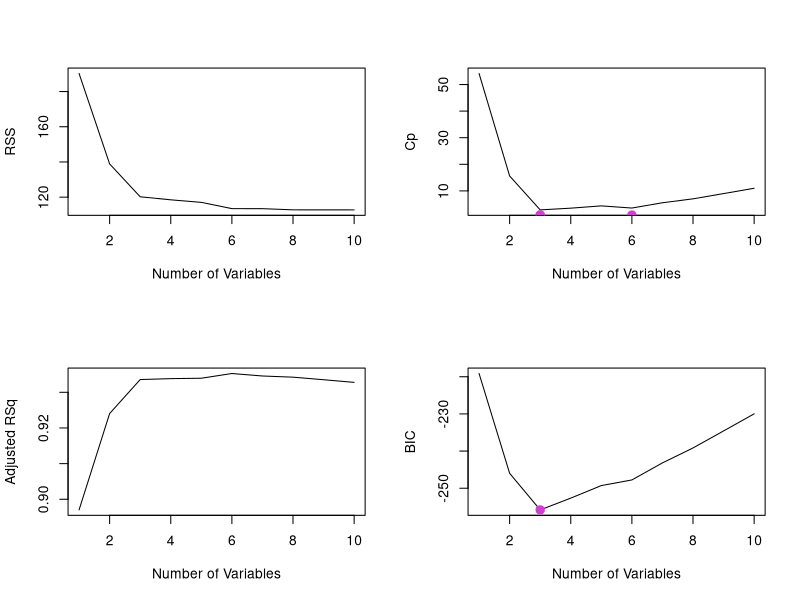

Recreate this plot in R. (Note: this script raises an error after producing the figure.)
#mmmmmmmmmmmmmmmmmmmmmmmmmmmmmmmmmmmmmmmmmmmmmmmmmmm
#oooooooooooooooooo Problem B2 ooooooooooooooooooooo
#oooooooooo ISL Section 6.6 Exercise 8 ooooooooooooo
#mmmmmmmmmmmmmmmmmmmmmmmmmmmmmmmmmmmmmmmmmmmmmmmmmmm

# Goal: In this problem, we will generate simulated data, and use this data to perform best subset selection

set.seed(17)

#_________________PART A_______________________
#______________________________________________
# Goal: generate a predictor X of length n = 100, as well as a noise vector ϵ of length n = 100 with rnorm()

#Simulate n = 100 observations, x and e are both with length 100 by rnorm() function
n = 100
x = rnorm(100)
e = rnorm(100)

#_________________PART B_______________________
#______________________________________________
# Goal:  Generate a response vector Y of length n = 100 according to the model Y = β0 + β1X + β2X2 + β3X3 + ϵ,
# where β0, β1, β2, and β3 are constants.

beta =c(2,1,-0.2,0.5)
y = beta[1] + beta[2]*x + beta[3]*x^2 + beta[4]*x^3 + e

#_________________PART C_______________________
#______________________________________________
# Goal: Use the regsubsets() function to perform best subset selection
# What is the best model obtained according to Cp, BIC, and adjusted R^2? 
# Show some plots to provide evidence for your answer, and report the coefficients of the best model obtained. 

# Insert X and Y in a matrix
data_matrix = y
# We have 10 predictors so i in 1:10
# The process involves generating a matrix of data with all possible combinations of predictor variables 
# (up to a maximum of 10), and fitting a linear regression model on each combination. 
# Therefore we should create this matrix
for (i in 1:10){
  data_matrix = cbind(data_matrix, x^i)
}

# Create data frame
generated_data = data.frame(data_matrix)
names(generated_data) = c('y','x1','x2','x3','x4','x5','x6','x7','x8','x9','x10')
# generated_data now contains 'y','x1','x2','x3','x4','x5','x6','x7','x8','x9','x10'

# Performing best subset selection
# Using regsubsets() built-in function from leaps lib in r
library(leaps)
# The response variable y is regressed against all the predictor variables in the data frame 
# '.' is used to indicate "all other columns" 
# The nvmax parameter is set to 10 to specify that up to 10 predictor variables can be used in the model. 
reg_fitted = regsubsets(y~., generated_data, nvmax=10)

#--------------[i]----------------
# What is the best model obtained according to Cp, BIC, and adjusted R2?

# The best models are selected based on three different criteria: 
# the adjusted R^2, the Cp statistic (also known as the Mallows' Cp), and the Bayesian information criterion (BIC).

# The summary includes the adjusted R^2, the Cp statistic, and the BIC for all possible combinations of predictor variables
summary = summary(reg_fitted)
summary

# The index of the model with the highest adjusted R^2 is determined using the which.max() function on the adjr2 component of the summary object.
adjr2 = summary$adjr2
which.max(adjr2)
cp = summary$cp
which.min(cp)
bic = summary$bic
which.min(bic)

# So base on the above results the best models are the third model and the 6th model (Model #3 and Model #6)
# Then we plot the models to visualize

#--------------[ii]----------------
# Provide evidence for the best models wit plotting

# set up a 2x2 grid of plots
layout(matrix(1:4, nrow=2, ncol=2))
# plot RSS
plot(summary$rss, xlab='Number of Variables', ylab='RSS', type='l')
# plot Adjusted R Square
plot(summary$adjr2, xlab='Number of Variables', ylab='Adjusted RSq', type='l')
# plot Cp Mallows
plot(summary$cp, xlab='Number of Variables', ylab='Cp', type='l')

# loop over the three graphs and plot the corresponding points
for (i in c(which.max(summary$adjr2), which.min(summary$cp), which.min(summary$bic))) {
  points(i, summary$adjr2[i], col='#d13ed1', cex=2, pch=20)
}

# plot BIC
plot(summary$bic, xlab='Number of Variables', ylab='BIC', type='l')
points(which.min(summary$bic), summary$bic[which.min(summary$bic)], col='#d13ed1', cex=2, pch=20)

# Report the coefficients of the best model obtained.
cat ("coefficients of model 3", coef(reg_fitted,3))
cat ("coefficients of model 6", coef(reg_fitted,6))

#_________________PART D_______________________
#______________________________________________
# Goal: Repeat (c) using forward stepwise selection and also using backwards stepwise selection. 
# How does your answer compare to the results in (c)?

# Performing forward stepwise selection
forward_reg_fitted =regsubsets(Y~., method="forward", data=generated_data, nvmax=10)

# The summary includes the adjusted R^2, the Cp statistic, and the BIC for all possible combinations of predictor variables
summary = summary(forward_reg_fitted)
summary

# The index of the model with the highest adjusted R^2 is determined using the which.max() function on the adjr2 component of the summary object.
adjr2 = summary$adjr2
which.max(adjr2)
cp = summary$cp
which.min(cp)
bic = summary$bic
which.min(bic)
# So base on the above results the best models are the third model and the 6th model (Model #3 and Model #6)

# Performing backwards stepwise selection
backward_reg_fitted =regsubsets(Y~., method="backward", data=generated_data, nvmax=10)

# The summary includes the adjusted R^2, the Cp statistic, and the BIC for all possible combinations of predictor variables
summary(backward_reg_fitted)
summary

# The index of the model with the highest adjusted R^2 is determined using the which.max() function on the adjr2 component of the summary object.
adjr2 = summary$adjr2
which.max(adjr2)
cp = summary$cp
which.min(cp)
bic = summary$bic
which.min(bic)
# So base on the above results the best models are the third model and the 6th model (Model #3 and Model #6)
